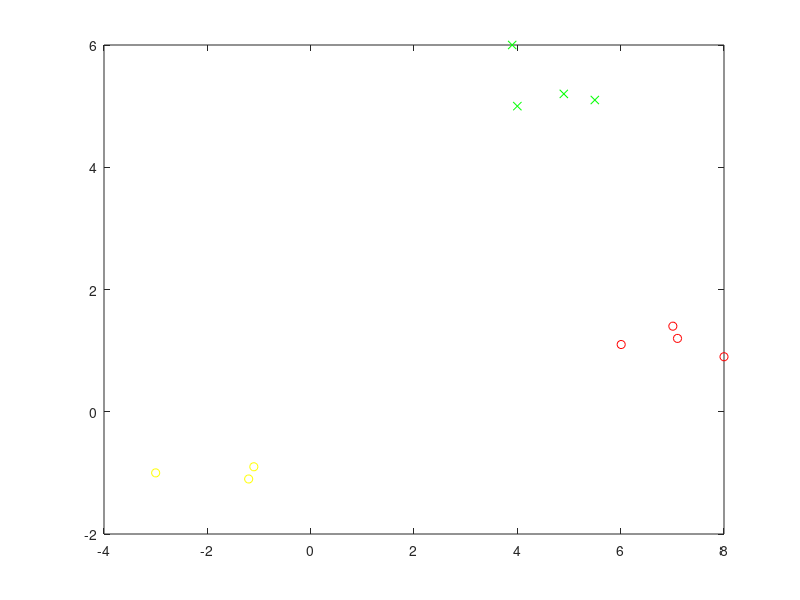

Write the MATLAB code that produced this figure. (Note: this script raises an error after producing the figure.)
clear ; close all; clc

X = [7.1 1.2;  % red
     8 0.9;
     7.01 1.4;
     6.01 1.1;
     
     4 5;      % green
     3.9 6;
     5.5 5.1;
     4.9 5.2;
     
     -3 -1;       %yellow
     -1.1 -0.9;
     -1.2 -1.1];

n = size(X,2);
     
plot(X(1:4,1),X(1:4,2),'or')
hold on;
plot(X(5:8,1),X(5:8,2),'xg')
hold on;
plot(X(9:11,1),X(9:11,2),'oy')


X = [ones(size(X,1),1) X];
y = [0 0 0 0 1 1 1 1 2 2 2]';

lambda=0;
initial_theta = [0 0 0]';

options = optimset('GradObj', 'on', 'MaxIter', 50);

num_labels = 3;
thetas = zeros(num_labels,n+1);
for i = 0:num_labels-1

    thetas(i+1,:) = fmincg (@(t)(lrCostFunction(t, X, y==i , lambda)),
    initial_theta,
    options)';
    
    xs = linspace(-5,12,100);
    ys = xs*(-1)*thetas(i+1,2)/thetas(i+1,3)-thetas(i+1,1)/thetas(i+1,3);
    
    hold on;
    plot(xs,ys);
end



point1 = [2.246 ; -0.2];
hold on; plot(point1(1), point1(2),'ob');
point1 = [1; point1];
probability_of_belonging = round(sigmoid(thetas*point1).*100)./100
[maximum_value, index_of_max] = max(probability_of_belonging)
printf("Point belongs to class %d with probability of %f\n", index_of_max,maximum_value);




probability_of_belonging = round(sigmoid(thetas*X').*100)./100
[maximum_value, index_of_max] = max(probability_of_belonging)